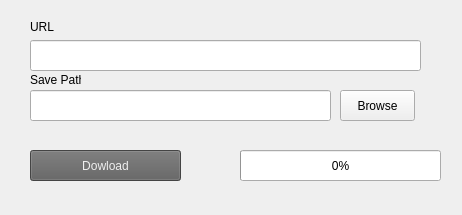
<?xml version="1.0" encoding="UTF-8"?>
<ui version="4.0">
 <class>Form</class>
 <widget class="QWidget" name="Form">
  <property name="geometry">
   <rect>
    <x>0</x>
    <y>0</y>
    <width>462</width>
    <height>215</height>
   </rect>
  </property>
  <property name="windowTitle">
   <string>Form</string>
  </property>
  <property name="styleSheet">
   <string notr="true">
QProgressBar:horizontal {
    border: 1px solid #3A3939;
    text-align: center;
    padding: 1px;
    background: #201F1F;
}
QProgressBar::chunk:horizontal {
    background-color: qlineargradient(spread:reflect, x1:1, y1:0.545, x2:1, y2:0, stop:0 rgba(28, 66, 111, 255), stop:1 rgba(37, 87, 146, 255));
}

QToolTip
{
    border: 1px solid #3A3939;
    background-color: rgb(90, 102, 117);;
    color: white;
    padding: 1px;
    opacity: 200;
}

QWidget
{
    color: silver;
    background-color: #302F2F;
    selection-background-color:#3d8ec9;
    selection-color: black;
    background-clip: border;
    border-image: none;
    outline: 0;
}

QWidget:item:hover
{
    background-color: #78879b;
    color: black;
}

QWidget:item:selected
{
    background-color: #3d8ec9;
}

QCheckBox
{
    spacing: 5px;
    outline: none;
    color: #bbb;
    margin-bottom: 2px;
}

QCheckBox:disabled
{
    color: #777777;
}
QCheckBox::indicator,
QGroupBox::indicator
{
    width: 18px;
    height: 18px;
}
QGroupBox::indicator
{
    margin-left: 2px;
}

QCheckBox::indicator:unchecked,
QCheckBox::indicator:unchecked:hover,
QGroupBox::indicator:unchecked,
QGroupBox::indicator:unchecked:hover
{
    image: url(:/dark_blue/img/checkbox_unchecked.png);
}

QCheckBox::indicator:unchecked:focus,
QCheckBox::indicator:unchecked:pressed,
QGroupBox::indicator:unchecked:focus,
QGroupBox::indicator:unchecked:pressed
{
  border: none;
    image: url(:/dark_blue/img/checkbox_unchecked_focus.png);
}

QCheckBox::indicator:checked,
QCheckBox::indicator:checked:hover,
QGroupBox::indicator:checked,
QGroupBox::indicator:checked:hover
{
    image: url(:/dark_blue/img/checkbox_checked.png);
}

QCheckBox::indicator:checked:focus,
QCheckBox::indicator:checked:pressed,
QGroupBox::indicator:checked:focus,
QGroupBox::indicator:checked:pressed
{
  border: none;
    image: url(:/dark_blue/img/checkbox_checked_focus.png);
}

QCheckBox::indicator:indeterminate,
QCheckBox::indicator:indeterminate:hover,
QCheckBox::indicator:indeterminate:pressed
QGroupBox::indicator:indeterminate,
QGroupBox::indicator:indeterminate:hover,
QGroupBox::indicator:indeterminate:pressed
{
    image: url(:/dark_blue/img/checkbox_indeterminate.png);
}

QCheckBox::indicator:indeterminate:focus,
QGroupBox::indicator:indeterminate:focus
{
    image: url(:/dark_blue/img/checkbox_indeterminate_focus.png);
}

QCheckBox::indicator:checked:disabled,
QGroupBox::indicator:checked:disabled
{
    image: url(:/dark_blue/img/checkbox_checked_disabled.png);
}

QCheckBox::indicator:unchecked:disabled,
QGroupBox::indicator:unchecked:disabled
{
    image: url(:/dark_blue/img/checkbox_unchecked_disabled.png);
}

QRadioButton
{
    spacing: 5px;
    outline: none;
    color: #bbb;
    margin-bottom: 2px;
}

QRadioButton:disabled
{
    color: #777777;
}
QRadioButton::indicator
{
    width: 21px;
    height: 21px;
}

QRadioButton::indicator:unchecked,
QRadioButton::indicator:unchecked:hover
{
    image: url(:/dark_blue/img/radio_unchecked.png);
}

QRadioButton::indicator:unchecked:focus,
QRadioButton::indicator:unchecked:pressed
{
  border: none;
  outline: none;
    image: url(:/dark_blue/img/radio_unchecked_focus.png);
}

QRadioButton::indicator:checked,
QRadioButton::indicator:checked:hover
{
  border: none;
  outline: none;
    image: url(:/dark_blue/img/radio_checked.png);
}

QRadioButton::indicator:checked:focus,
QRadioButton::indicato::menu-arrowr:checked:pressed
{
  border: none;
  outline: none;
    image: url(:/dark_blue/img/radio_checked_focus.png);
}

QRadioButton::indicator:indeterminate,
QRadioButton::indicator:indeterminate:hover,
QRadioButton::indicator:indeterminate:pressed
{
        image: url(:/dark_blue/img/radio_indeterminate.png);
}

QRadioButton::indicator:checked:disabled
{
  outline: none;
  image: url(:/dark_blue/img/radio_checked_disabled.png);
}

QRadioButton::indicator:unchecked:disabled
{
    image: url(:/dark_blue/img/radio_unchecked_disabled.png);
}


QMenuBar
{
    background-color: #302F2F;
    color: silver;
}

QMenuBar::item
{
    background: transparent;
}

QMenuBar::item:selected
{
    background: transparent;
    border: 1px solid #3A3939;
}

QMenuBar::item:pressed
{
    border: 1px solid #3A3939;
    background-color: #3d8ec9;
    color: black;
    margin-bottom:-1px;
    padding-bottom:1px;
}

QMenu
{
    border: 1px solid #3A3939;
    color: silver;
    margin: 1px;
}

QMenu::icon
{
    margin: 1px;
}

QMenu::item
{
    padding: 2px 2px 2px 25px;
    margin-left: 5px;
    border: 1px solid transparent; /* reserve space for selection border */
}

QMenu::item:selected
{
    color: black;
}

QMenu::separator {
    height: 2px;
    background: lightblue;
    margin-left: 10px;
    margin-right: 5px;
}

QMenu::indicator {
    width: 16px;
    height: 16px;
}

/* non-exclusive indicator = check box style indicator
   (see QActionGroup::setExclusive) */
QMenu::indicator:non-exclusive:unchecked {
    image: url(:/dark_blue/img/checkbox_unchecked.png);
}

QMenu::indicator:non-exclusive:unchecked:selected {
    image: url(:/dark_blue/img/checkbox_unchecked_disabled.png);
}

QMenu::indicator:non-exclusive:checked {
    image: url(:/dark_blue/img/checkbox_checked.png);
}

QMenu::indicator:non-exclusive:checked:selected {
    image: url(:/dark_blue/img/checkbox_checked_disabled.png);
}

/* exclusive indicator = radio button style indicator (see QActionGroup::setExclusive) */
QMenu::indicator:exclusive:unchecked {
    image: url(:/dark_blue/img/radio_unchecked.png);
}

QMenu::indicator:exclusive:unchecked:selected {
    image: url(:/dark_blue/img/radio_unchecked_disabled.png);
}

QMenu::indicator:exclusive:checked {
    image: url(:/dark_blue/img/radio_checked.png);
}

QMenu::indicator:exclusive:checked:selected {
    image: url(:/dark_blue/img/radio_checked_disabled.png);
}

QMenu::right-arrow {
    margin: 5px;
    image: url(:/dark_blue/img/right_arrow.png)
}


QWidget:disabled
{
    color: #808080;
    background-color: #302F2F;
}

QAbstractItemView
{
    alternate-background-color: #3A3939;
    color: silver;
    border: 1px solid 3A3939;
    border-radius: 2px;
    padding: 1px;
}

QWidget:focus, QMenuBar:focus
{
    border: 1px solid #78879b;
}

QTabWidget:focus, QCheckBox:focus, QRadioButton:focus, QSlider:focus
{
    border: none;
}

QLineEdit
{
    background-color: #201F1F;
    padding: 2px;
    border-style: solid;
    border: 1px solid #3A3939;
    border-radius: 2px;
    color: silver;
}

QGroupBox {
    border:1px solid #3A3939;
    border-radius: 2px;
    margin-top: 20px;
    background-color: #302F2F;
    color: silver;
}

QGroupBox::title {
    subcontrol-origin: margin;
    subcontrol-position: top center;
    padding-left: 10px;
    padding-right: 10px;
    padding-top: 10px;
}

QAbstractScrollArea
{
    border-radius: 2px;
    border: 1px solid #3A3939;
    background-color: transparent;
}

QScrollBar:horizontal
{
    height: 15px;
    margin: 3px 15px 3px 15px;
    border: 1px transparent #2A2929;
    border-radius: 4px;
    background-color: #2A2929;
}

QScrollBar::handle:horizontal
{
    background-color: #605F5F;
    min-width: 5px;
    border-radius: 4px;
}

QScrollBar::add-line:horizontal
{
    margin: 0px 3px 0px 3px;
    border-image: url(:/dark_blue/img/right_arrow_disabled.png);
    width: 10px;
    height: 10px;
    subcontrol-position: right;
    subcontrol-origin: margin;
}

QScrollBar::sub-line:horizontal
{
    margin: 0px 3px 0px 3px;
    border-image: url(:/dark_blue/img/left_arrow_disabled.png);
    height: 10px;
    width: 10px;
    subcontrol-position: left;
    subcontrol-origin: margin;
}

QScrollBar::add-line:horizontal:hover,QScrollBar::add-line:horizontal:on
{
    border-image: url(:/dark_blue/img/right_arrow.png);
    height: 10px;
    width: 10px;
    subcontrol-position: right;
    subcontrol-origin: margin;
}


QScrollBar::sub-line:horizontal:hover, QScrollBar::sub-line:horizontal:on
{
    border-image: url(:/dark_blue/img/left_arrow.png);
    height: 10px;
    width: 10px;
    subcontrol-position: left;
    subcontrol-origin: margin;
}

QScrollBar::up-arrow:horizontal, QScrollBar::down-arrow:horizontal
{
    background: none;
}


QScrollBar::add-page:horizontal, QScrollBar::sub-page:horizontal
{
    background: none;
}

QScrollBar:vertical
{
    background-color: #2A2929;
    width: 15px;
    margin: 15px 3px 15px 3px;
    border: 1px transparent #2A2929;
    border-radius: 4px;
}

QScrollBar::handle:vertical
{
    background-color: #605F5F;
    min-height: 5px;
    border-radius: 4px;
}

QScrollBar::sub-line:vertical
{
    margin: 3px 0px 3px 0px;
    border-image: url(:/dark_blue/img/up_arrow_disabled.png);
    height: 10px;
    width: 10px;
    subcontrol-position: top;
    subcontrol-origin: margin;
}

QScrollBar::add-line:vertical
{
    margin: 3px 0px 3px 0px;
    border-image: url(:/dark_blue/img/down_arrow_disabled.png);
    height: 10px;
    width: 10px;
    subcontrol-position: bottom;
    subcontrol-origin: margin;
}

QScrollBar::sub-line:vertical:hover,QScrollBar::sub-line:vertical:on
{

    border-image: url(:/dark_blue/img/up_arrow.png);
    height: 10px;
    width: 10px;
    subcontrol-position: top;
    subcontrol-origin: margin;
}


QScrollBar::add-line:vertical:hover, QScrollBar::add-line:vertical:on
{
    border-image: url(:/dark_blue/img/down_arrow.png);
    height: 10px;
    width: 10px;
    subcontrol-position: bottom;
    subcontrol-origin: margin;
}

QScrollBar::up-arrow:vertical, QScrollBar::down-arrow:vertical
{
    background: none;
}


QScrollBar::add-page:vertical, QScrollBar::sub-page:vertical
{
    background: none;
}

QTextEdit
{
    background-color: #201F1F;
    color: silver;
    border: 1px solid #3A3939;
}

QPlainTextEdit
{
    background-color: #201F1F;;
    color: silver;
    border-radius: 2px;
    border: 1px solid #3A3939;
}

QHeaderView::section
{
    background-color: #3A3939;
    color: silver;
    padding-left: 4px;
    border: 1px solid #6c6c6c;
}

QSizeGrip {
    image: url(:/dark_blue/img/sizegrip.png);
    width: 12px;
    height: 12px;
}

QMainWindow
{
    background-color: #302F2F;

}

QMainWindow::separator
{
    background-color: #302F2F;
    color: white;
    padding-left: 4px;
    spacing: 2px;
    border: 1px dashed #3A3939;
}

QMainWindow::separator:hover
{

    background-color: #787876;
    color: white;
    padding-left: 4px;
    border: 1px solid #3A3939;
    spacing: 2px;
}


QMenu::separator
{
    height: 1px;
    background-color: #3A3939;
    color: white;
    padding-left: 4px;
    margin-left: 10px;
    margin-right: 5px;
}


QFrame
{
    border-radius: 2px;
    border: 1px solid #444;
}

QFrame[frameShape=&quot;0&quot;]
{
    border-radius: 2px;
    border: 1px transparent #444;
}

QStackedWidget
{
    background-color: #302F2F;
    border: 1px transparent black;
}

QToolBar {
    border: 1px transparent #393838;
    background: 1px solid #302F2F;
    font-weight: bold;
}

QToolBar::handle:horizontal {
    image: url(:/dark_blue/img/Hmovetoolbar.png);
}
QToolBar::handle:vertical {
    image: url(:/dark_blue/img/Vmovetoolbar.png);
}
QToolBar::separator:horizontal {
    image: url(:/dark_blue/img/Hsepartoolbar.png);
}
QToolBar::separator:vertical {
    image: url(:/dark_blue/img/Vsepartoolbars.png);
}

QPushButton
{
    color: silver;
    background-color: #302F2F;
    border-width: 2px;
    border-color: #4A4949;
    border-style: solid;
    padding-top: 2px;
    padding-bottom: 2px;
    padding-left: 10px;
    padding-right: 10px;
    border-radius: 4px;
    /* outline: none; */
    /* min-width: 40px; */
}

QPushButton:disabled
{
    background-color: #302F2F;
    border-width: 2px;
    border-color: #3A3939;
    border-style: solid;
    padding-top: 2px;
    padding-bottom: 2px;
    padding-left: 10px;
    padding-right: 10px;
    /*border-radius: 2px;*/
    color: #808080;
}

QPushButton:focus {
    background-color: #3d8ec9;
    color: white;
}

QComboBox
{
    selection-background-color: #3d8ec9;
    background-color: #201F1F;
    border-style: solid;
    border: 1px solid #3A3939;
    border-radius: 2px;
    padding: 2px;
    min-width: 75px;
}

QPushButton:checked{
    background-color: #4A4949;
    border-color: #6A6969;
}

QPushButton:hover {
    border: 2px solid #78879b;
    color: silver;
}

QComboBox:hover, QAbstractSpinBox:hover,QLineEdit:hover,QTextEdit:hover,QPlainTextEdit:hover,QAbstractView:hover,QTreeView:hover
{
    border: 1px solid #78879b;
    color: silver;
}

QComboBox:on
{
    background-color: #626873;
    padding-top: 3px;
    padding-left: 4px;
    selection-background-color: #4a4a4a;
}

QComboBox QAbstractItemView
{
    background-color: #201F1F;
    border-radius: 2px;
    border: 1px solid #444;
    selection-background-color: #3d8ec9;
    color: silver;
}

QComboBox::drop-down
{
    subcontrol-origin: padding;
    subcontrol-position: top right;
    width: 15px;

    border-left-width: 0px;
    border-left-color: darkgray;
    border-left-style: solid;
    border-top-right-radius: 3px;
    border-bottom-right-radius: 3px;
}

QComboBox::down-arrow
{
    image: url(:/dark_blue/img/down_arrow_disabled.png);
}

QComboBox::down-arrow:on, QComboBox::down-arrow:hover,
QComboBox::down-arrow:focus
{
    image: url(:/dark_blue/img/down_arrow.png);
}

QPushButton:pressed
{
    background-color: #484846;
}

QAbstractSpinBox {
    padding-top: 2px;
    padding-bottom: 2px;
    border: 1px solid #3A3939;
    background-color: #201F1F;
    color: silver;
    border-radius: 2px;
    min-width: 75px;
}

QAbstractSpinBox:up-button
{
    background-color: transparent;
    subcontrol-origin: border;
    subcontrol-position: top right;
}

QAbstractSpinBox:down-button
{
    background-color: transparent;
    subcontrol-origin: border;
    subcontrol-position: bottom right;
}

QAbstractSpinBox::up-arrow,QAbstractSpinBox::up-arrow:disabled,QAbstractSpinBox::up-arrow:off {
    image: url(:/dark_blue/img/up_arrow_disabled.png);
    width: 10px;
    height: 10px;
}
QAbstractSpinBox::up-arrow:hover
{
    image: url(:/dark_blue/img/up_arrow.png);
}


QAbstractSpinBox::down-arrow,QAbstractSpinBox::down-arrow:disabled,QAbstractSpinBox::down-arrow:off
{
    image: url(:/dark_blue/img/down_arrow_disabled.png);
    width: 10px;
    height: 10px;
}
QAbstractSpinBox::down-arrow:hover
{
    image: url(:/dark_blue/img/down_arrow.png);
}


QLabel
{
    border: 0px solid black;
}

QTabWidget{
    border: 1px transparent black;
}

QTabWidget::pane {
    border: 1px solid #444;
    border-radius: 3px;
    padding: 3px;
}

QTabBar
{
    qproperty-drawBase: 0;
    left: 5px; /* move to the right by 5px */
}

QTabBar:focus
{
    border: 0px transparent black;
}

QTabBar::close-button  {
    image: url(:/dark_blue/img/close.png);
    background: transparent;
}

QTabBar::close-button:hover
{
    image: url(:/dark_blue/img/close-hover.png);
    background: transparent;
}

QTabBar::close-button:pressed {
    image: url(:/dark_blue/img/close-pressed.png);
    background: transparent;
}

/* TOP TABS */
QTabBar::tab:top {
    color: #b1b1b1;
    border: 1px solid #4A4949;
    border-bottom: 1px transparent black;
    background-color: #302F2F;
    padding: 5px;
    border-top-left-radius: 2px;
    border-top-right-radius: 2px;
}

QTabBar::tab:top:!selected
{
    color: #b1b1b1;
    background-color: #201F1F;
    border: 1px transparent #4A4949;
    border-bottom: 1px transparent #4A4949;
    border-top-left-radius: 0px;
    border-top-right-radius: 0px;
}

QTabBar::tab:top:!selected:hover {
    background-color: #48576b;
}

/* BOTTOM TABS */
QTabBar::tab:bottom {
    color: #b1b1b1;
    border: 1px solid #4A4949;
    border-top: 1px transparent black;
    background-color: #302F2F;
    padding: 5px;
    border-bottom-left-radius: 2px;
    border-bottom-right-radius: 2px;
}

QTabBar::tab:bottom:!selected
{
    color: #b1b1b1;
    background-color: #201F1F;
    border: 1px transparent #4A4949;
    border-top: 1px transparent #4A4949;
    border-bottom-left-radius: 0px;
    border-bottom-right-radius: 0px;
}

QTabBar::tab:bottom:!selected:hover {
    background-color: #78879b;
}

/* LEFT TABS */
QTabBar::tab:left {
    color: #b1b1b1;
    border: 1px solid #4A4949;
    border-left: 1px transparent black;
    background-color: #302F2F;
    padding: 5px;
    border-top-right-radius: 2px;
    border-bottom-right-radius: 2px;
}

QTabBar::tab:left:!selected
{
    color: #b1b1b1;
    background-color: #201F1F;
    border: 1px transparent #4A4949;
    border-right: 1px transparent #4A4949;
    border-top-right-radius: 0px;
    border-bottom-right-radius: 0px;
}

QTabBar::tab:left:!selected:hover {
    background-color: #48576b;
}


/* RIGHT TABS */
QTabBar::tab:right {
    color: #b1b1b1;
    border: 1px solid #4A4949;
    border-right: 1px transparent black;
    background-color: #302F2F;
    padding: 5px;
    border-top-left-radius: 2px;
    border-bottom-left-radius: 2px;
}

QTabBar::tab:right:!selected
{
    color: #b1b1b1;
    background-color: #201F1F;
    border: 1px transparent #4A4949;
    border-right: 1px transparent #4A4949;
    border-top-left-radius: 0px;
    border-bottom-left-radius: 0px;
}

QTabBar::tab:right:!selected:hover {
    background-color: #48576b;
}

QTabBar QToolButton::right-arrow:enabled {
     image: url(:/dark_blue/img/right_arrow.png);
 }

 QTabBar QToolButton::left-arrow:enabled {
     image: url(:/dark_blue/img/left_arrow.png);
 }

QTabBar QToolButton::right-arrow:disabled {
     image: url(:/dark_blue/img/right_arrow_disabled.png);
 }

 QTabBar QToolButton::left-arrow:disabled {
     image: url(:/dark_blue/img/left_arrow_disabled.png);
 }


QDockWidget {
    border: 1px solid #403F3F;
    titlebar-close-icon: url(:/dark_blue/img/close.png);
    titlebar-normal-icon: url(:/dark_blue/img/undock.png);
}

QDockWidget::close-button, QDockWidget::float-button {
    border: 1px solid transparent;
    border-radius: 2px;
    background: transparent;
}

QDockWidget::close-button:hover, QDockWidget::float-button:hover {
    background: rgba(255, 255, 255, 10);
}

QDockWidget::close-button:pressed, QDockWidget::float-button:pressed {
    padding: 1px -1px -1px 1px;
    background: rgba(255, 255, 255, 10);
}

QTreeView, QListView, QTextBrowser, AtLineEdit, AtLineEdit::hover {
    border: 1px solid #444;
    background-color: silver;
    border-radius: 3px;
    margin-left: 3px;
    color: black;
}

QTreeView:branch:selected, QTreeView:branch:hover {
    background: url(:/dark_blue/img/transparent.png);
}

QTreeView::branch:has-siblings:!adjoins-item {
    border-image: url(:/dark_blue/img/transparent.png);
}

QTreeView::branch:has-siblings:adjoins-item {
    border-image: url(:/dark_blue/img/transparent.png);
}

QTreeView::branch:!has-children:!has-siblings:adjoins-item {
    border-image: url(:/dark_blue/img/transparent.png);
}

QTreeView::branch:has-children:!has-siblings:closed,
QTreeView::branch:closed:has-children:has-siblings {
    image: url(:/dark_blue/img/branch_closed.png);
}

QTreeView::branch:open:has-children:!has-siblings,
QTreeView::branch:open:has-children:has-siblings  {
    image: url(:/dark_blue/img/branch_open.png);
}

QTreeView::branch:has-children:!has-siblings:closed:hover,
QTreeView::branch:closed:has-children:has-siblings:hover {
    image: url(:/dark_blue/img/branch_closed-on.png);
    }

QTreeView::branch:open:has-children:!has-siblings:hover,
QTreeView::branch:open:has-children:has-siblings:hover  {
    image: url(:/dark_blue/img/branch_open-on.png);
    }

QListView::item:!selected:hover, QListView::item:!selected:hover, QTreeView::item:!selected:hover  {
    background: rgba(0, 0, 0, 0);
    outline: 0;
    color: #FFFFFF
}

QListView::item:selected:hover, QListView::item:selected:hover, QTreeView::item:selected:hover  {
    background: #3d8ec9;
    color: #FFFFFF;
}

QSlider::groove:horizontal {
    border: 1px solid #3A3939;
    height: 8px;
    background: #201F1F;
    margin: 2px 0;
    border-radius: 2px;
}

QSlider::handle:horizontal {
    background: QLinearGradient( x1: 0, y1: 0, x2: 0, y2: 1,
      stop: 0.0 silver, stop: 0.2 #a8a8a8, stop: 1 #727272);
    border: 1px solid #3A3939;
    width: 14px;
    height: 14px;
    margin: -4px 0;
    border-radius: 2px;
}

QSlider::groove:vertical {
    border: 1px solid #3A3939;
    width: 8px;
    background: #201F1F;
    margin: 0 0px;
    border-radius: 2px;
}

QSlider::handle:vertical {
    background: QLinearGradient( x1: 0, y1: 0, x2: 0, y2: 1, stop: 0.0 silver,
    stop: 0.2 #a8a8a8, stop: 1 #727272);
    border: 1px solid #3A3939;
    width: 14px;
    height: 14px;
    margin: 0 -4px;
    border-radius: 2px;
}

QToolButton {
    /*  background-color: transparent; */
    border: 2px transparent #4A4949;
    border-radius: 4px;
    background-color: dimgray;
    margin: 2px;
    padding: 2px;
}

QToolButton[popupMode=&quot;1&quot;] { /* only for MenuButtonPopup */
 padding-right: 20px; /* make way for the popup button */
 border: 2px transparent #4A4949;
 border-radius: 4px;
}

QToolButton[popupMode=&quot;2&quot;] { /* only for InstantPopup */
 padding-right: 10px; /* make way for the popup button */
 border: 2px transparent #4A4949;
}


QToolButton:hover, QToolButton::menu-button:hover {
    border: 2px solid #78879b;
}

QToolButton:checked, QToolButton:pressed,
    QToolButton::menu-button:pressed {
    background-color: #4A4949;
    border: 2px solid #78879b;
}

/* the subcontrol below is used only in the InstantPopup or DelayedPopup mode */
QToolButton::menu-indicator {
    image: url(:/dark_blue/img/down_arrow.png);
    top: -7px; left: -2px; /* shift it a bit */
}

/* the subcontrols below are used only in the MenuButtonPopup mode */
QToolButton::menu-button {
    border: 1px transparent #4A4949;
    border-top-right-radius: 6px;
    border-bottom-right-radius: 6px;
    /* 16px width + 4px for border = 20px allocated above */
    width: 16px;
    outline: none;
}

QToolButton::menu-arrow {
    image: url(:/dark_blue/img/down_arrow.png);
}

QToolButton::menu-arrow:open {
    top: 1px; left: 1px; /* shift it a bit */
    border: 1px solid #3A3939;
}

QPushButton::menu-indicator  {
    subcontrol-origin: padding;
    subcontrol-position: bottom right;
    left: 4px;
}

QTableView
{
    border: 1px solid #444;
    gridline-color: #6c6c6c;
    background-color: #201F1F;
}


QTableView, QHeaderView
{
    border-radius: 0px;
}

QTableView::item:pressed, QListView::item:pressed, QTreeView::item:pressed  {
    background: #78879b;
    color: #FFFFFF;
}

QTableView::item:selected:active, QTreeView::item:selected:active, QListView::item:selected:active  {
    background: #3d8ec9;
    color: #FFFFFF;
}


QHeaderView
{
    border: 1px transparent;
    border-radius: 2px;
    margin: 0px;
    padding: 0px;
}

QHeaderView::section  {
    background-color: #3A3939;
    color: silver;
    padding: 4px;
    border: 1px solid #6c6c6c;
    border-radius: 0px;
    text-align: center;
}

QHeaderView::section::vertical::first, QHeaderView::section::vertical::only-one
{
    border-top: 1px solid #6c6c6c;
}

QHeaderView::section::vertical
{
    border-top: transparent;
}

QHeaderView::section::horizontal::first, QHeaderView::section::horizontal::only-one
{
    border-left: 1px solid #6c6c6c;
}

QHeaderView::section::horizontal
{
    border-left: transparent;
}


QHeaderView::section:checked
 {
    color: white;
    background-color: #5A5959;
 }

 /* style the sort indicator */
QHeaderView::down-arrow {
    image: url(:/dark_blue/img/down_arrow.png);
}

QHeaderView::up-arrow {
    image: url(:/dark_blue/img/up_arrow.png);
}


QTableCornerButton::section {
    background-color: #3A3939;
    border: 1px solid #3A3939;
    border-radius: 2px;
}

QToolBox  {
    padding: 3px;
    border: 1px transparent black;
}

QToolBox::tab {
    color: #b1b1b1;
    background-color: #302F2F;
    border: 1px solid #4A4949;
    border-bottom: 1px transparent #302F2F;
    border-top-left-radius: 5px;
    border-top-right-radius: 5px;
}

 QToolBox::tab:selected { /* italicize selected tabs */
    font: italic;
    background-color: #302F2F;
    border-color: #3d8ec9;
 }

QStatusBar::item {
    border: 1px solid #3A3939;
    border-radius: 2px;
 }


QFrame[height=&quot;3&quot;], QFrame[width=&quot;3&quot;] {
    background-color: #AAA;
}


QSplitter::handle {
    border: 1px dashed #3A3939;
}

QSplitter::handle:hover {
    background-color: #787876;
    border: 1px solid #3A3939;
}

QSplitter::handle:horizontal {
    width: 1px;
}

QSplitter::handle:vertical {
    height: 1px;
}

QListWidget {
    background-color: silver;
    border-radius: 5px;
    margin-left: 5px;
}

QListWidget::item {
    color: black;
}

QMessageBox {
    messagebox-critical-icon	: url(:/dark_blue/img/critical.png);
    messagebox-information-icon	: url(:/dark_blue/img/information.png);
    messagebox-question-icon	: url(:/dark_blue/img/question.png);
    messagebox-warning-icon:    : url(:/dark_blue/img/warning.png);
}

ColorButton::enabled {
    border-radius: 0px;
    border: 1px solid #444444;
}

ColorButton::disabled {
    border-radius: 0px;
    border: 1px solid #AAAAAA;
}</string>
  </property>
  <widget class="QPushButton" name="pushButton">
   <property name="geometry">
    <rect>
     <x>30</x>
     <y>150</y>
     <width>151</width>
     <height>31</height>
    </rect>
   </property>
   <property name="styleSheet">
    <string notr="true">QPushButton
{
color: rgb(239, 239, 239);

font: 87 8pt &quot;Arial Black&quot;;
background-color: rgb(95, 95, 95);


font: 75 italic 12pt &quot;Andalus&quot;;



}
</string>
   </property>
   <property name="text">
    <string>Dowload</string>
   </property>
  </widget>
  <widget class="QLineEdit" name="lineEdit">
   <property name="geometry">
    <rect>
     <x>30</x>
     <y>40</y>
     <width>391</width>
     <height>31</height>
    </rect>
   </property>
  </widget>
  <widget class="QLineEdit" name="lineEdit_2">
   <property name="geometry">
    <rect>
     <x>30</x>
     <y>90</y>
     <width>301</width>
     <height>31</height>
    </rect>
   </property>
  </widget>
  <widget class="QPushButton" name="pushButton_2">
   <property name="geometry">
    <rect>
     <x>340</x>
     <y>90</y>
     <width>75</width>
     <height>31</height>
    </rect>
   </property>
   <property name="text">
    <string>Browse</string>
   </property>
  </widget>
  <widget class="QLabel" name="label">
   <property name="geometry">
    <rect>
     <x>30</x>
     <y>20</y>
     <width>47</width>
     <height>13</height>
    </rect>
   </property>
   <property name="text">
    <string>URL</string>
   </property>
  </widget>
  <widget class="QLabel" name="label_2">
   <property name="geometry">
    <rect>
     <x>30</x>
     <y>70</y>
     <width>51</width>
     <height>20</height>
    </rect>
   </property>
   <property name="text">
    <string>Save Path</string>
   </property>
  </widget>
  <widget class="QProgressBar" name="progressBar">
   <property name="geometry">
    <rect>
     <x>240</x>
     <y>150</y>
     <width>201</width>
     <height>31</height>
    </rect>
   </property>
   <property name="value">
    <number>0</number>
   </property>
  </widget>
 </widget>
 <resources/>
 <connections/>
</ui>
